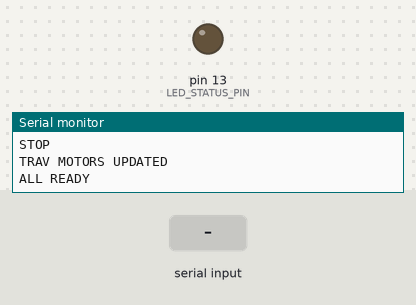
A sketch run on a simulated Arduino Uno, built for the host (arithmetic inside an expression is 32-bit, double 64-bit). Shown: output pins drawn as LEDs (lit = HIGH), the last lines printed to the serial monitor. Dashed ring = blinking. Inputs (shaded band) come from the test bench.

Above: at 3.0 s.
3.1 s: "D90\n" received over Serial
At 3.6 s:
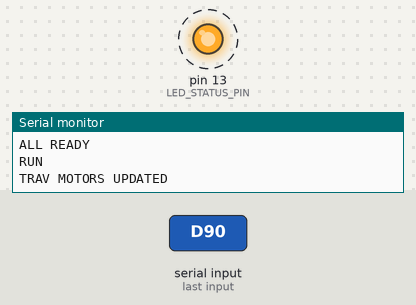
6.1 s: "D,45\n" received over Serial
At 6.6 s:
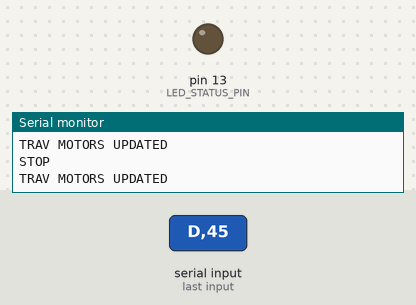
7.6 s: "D\n" received over Serial
At 8.0 s:
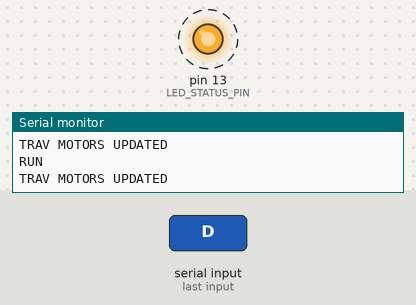
Timing chart, 0 to 16.6 s (numbered marks = the images above; inputs shaded):
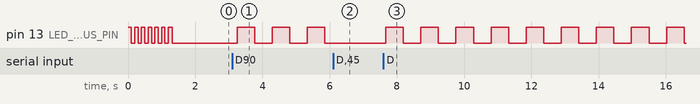

The sketch:

Bot2.ino
```cpp
#include <DynamixelSerial1.h>

#define LED_STATUS_PIN 13                 // set to 1 if serial debug output needed


#define M_FRNT_R_TRAVERSE  4                // Dynamixel ID
#define M_FRNT_L_TRAVERSE  2                // Dynamixel ID
#define M_BACK_R_TRAVERSE  5                // Dynamixel ID
#define M_BACK_L_TRAVERSE  3                // Dynamixel ID

#define M_FRNT_R_ANGLE  6                  // Dynamixel ID
#define M_FRNT_L_ANGLE  8                  // Dynamixel ID
#define M_BACK_R_ANGLE  9                  // Dynamixel ID
#define M_BACK_L_ANGLE  7                  // Dynamixel ID

#define TRAVERSE_DIRECTION FF


#if  TRAVERSE_DIRECTION == FOWARD
  #define DIRECTION_A true        //FALSE
  #define DIRECTION_B false         //TRUE
#else
  #define DIRECTION_A false     //true
  #define DIRECTION_B true        //false
#endif


#define M_EXTRUDER_ALIGN 30                // Dynamixel ID
#define M_EXTRUDER_STEP_SPEED 200                // Dynamixel ID

#define ALIGN_POSITION 512

#define DEFAULT_TRAVERSE_SPEED 200

#define DEFAULT_CORRECTION_SPEED 1000


int traverseSpeed = DEFAULT_TRAVERSE_SPEED;
boolean isRun = false;

void setup(){
  startSetupMode();
  cmdSetup();
  motorSetup();
  setAngleZero();
  endSetupMode();
}

void loop() {
  checkCommands();
  run();
  delay(40);
}
```

cmd.ino
```cpp
String inputString = "";         // a string to hold incoming data
boolean commandComplete = false;  // whether the string is complete

void runCommand(char commands, float value){
  switch (commands) {
  case 'D':
    toggle_run();
    break;
  case 'O':    ///////////////STEERING  SLIDER -5 TO 5//////////////////
    setAngleCorrection(value*102);
    break;
  case 'G':    ///////////////GOING///////0 to 100//////////////////////////////////////////////////
    setTraverseSpeed(value*10);
    break;
  case 'U':   /////////////////////////////
    int extruderCorretion = value*12;
    setExtruderCorrection(extruderCorretion);
    break;


//      case 'Q':    ///////////////STEERING  SLIDER -5 TO 5//////////////////
//    setAngleCorrectionOposite(value*102);
//    break;


  }
}


void checkCommands() {
  if (Serial.available()) {
    char inChar = (char)Serial.read();
    // add it to the inputString:
    inputString += inChar;
    // if the incoming character is a newline, set a flag
    // so the main loop can do something about it:
    if (inChar == '\n') {
      commandComplete = true;
    }
  }

  if (commandComplete) {
    // not really optimize on strings but easier to learn
    // get the first character of the string which is the commands
    char command = inputString.substring(0,1).charAt(0);
    // get the rest of the string which is the integer value
    float value = inputString.substring(1).toInt();


    // clean the string to receive more commands
    inputString = "";
    // set the commands complete to false
    commandComplete = false;
    // execute the received commands with the attached value
    runCommand(command, value);

  }
}
```

motion.ino
```cpp
void traverseMotors(int trvspeed){
  if (isRun || trvspeed == 0) {
    traverseLeft(trvspeed);
    traverseRight(trvspeed);
    Serial.println("TRAV MOTORS UPDATED");
  }
  else {
    Serial.println("TRAV MOTORS NOT UPDATED (STOPED)");
  }
}


void traverseLeft(int leftSpeed){
  Dynamixel.turnSync(M_FRNT_R_TRAVERSE,M_BACK_R_TRAVERSE,DIRECTION_A,leftSpeed);
}


void traverseRight(int rightSpeed){
  Dynamixel.turnSync(M_FRNT_L_TRAVERSE,M_BACK_L_TRAVERSE,DIRECTION_B,rightSpeed);
}

void setAngleZero(){
  angleAll(ALIGN_POSITION);
  Serial.println("MOTORS ALIGNED");
}


void angleAll(int anglePosition){
  angleLeft(anglePosition, DEFAULT_CORRECTION_SPEED);
  angleRght(anglePosition, DEFAULT_CORRECTION_SPEED);
}

void angleLeft(int leftPosition, int leftSpeed){
  Dynamixel.moveSpeedSync(M_FRNT_R_ANGLE, M_BACK_R_ANGLE, leftPosition,leftSpeed);
}

void angleRght(int rightPosition, int rightSpeed){
  Dynamixel.moveSpeedSync(M_FRNT_L_ANGLE, M_BACK_L_ANGLE, rightPosition,rightSpeed);
}
//
void angleBackOposite(int leftPosition, int leftSpeed){
  Dynamixel.moveSpeedSync(M_BACK_R_ANGLE, M_BACK_L_ANGLE, leftPosition,leftSpeed);
}

void angleFrontOposite(int rightPosition, int rightSpeed){
  Dynamixel.moveSpeedSync(M_FRNT_R_ANGLE, M_FRNT_L_ANGLE, rightPosition,rightSpeed);
}


void setAngleCorrection(int correction) {
  angleLeft(ALIGN_POSITION-correction, DEFAULT_CORRECTION_SPEED);
  angleRght(ALIGN_POSITION+correction, DEFAULT_CORRECTION_SPEED);
  Serial.print("ANGLE MOTORS SET\t");
  Serial.println(correction);
}
//////

void setAngleCorrectionOposite(int correction) {
  angleBackOposite(ALIGN_POSITION-correction, DEFAULT_CORRECTION_SPEED);
  angleFrontOposite(ALIGN_POSITION+correction, DEFAULT_CORRECTION_SPEED);
  Serial.print("ANGLE MOTORS SET\t");
  Serial.println(correction);
}

//////


void setTraverseSpeed(int tSpeed){
  traverseSpeed = tSpeed;
  Serial.print("TRAV MOTORS SET\t");
  Serial.println(traverseSpeed);
  traverseMotors(traverseSpeed);
}

void setExtruderCorrection(int correction) {
  correction = 512 + correction;
  Dynamixel.moveSpeed(M_EXTRUDER_ALIGN, correction, M_EXTRUDER_STEP_SPEED);
  Serial.print("EXTRUDER MOTOR SET\t");
  Serial.println(correction);
}
```

run.ino
```cpp
int ledState = LOW;             // ledState used to set the LED
unsigned long previousMillis = 0;        // will store last time LED was updated

void toggle_run() {
  if (isRun) {
    stop();
  }
  else {
    start();
  }
}

void start() {
  isRun = true;
  Serial.println("RUN");
  traverseMotors(traverseSpeed);
  display_run();
}

void stop() {
  isRun = false;
  Serial.println("STOP");
  traverseMotors(0);
  display_not_run();
}

void display_run()
{
  unsigned long currentMillis = millis();

  if(currentMillis - previousMillis > 500) {
    previousMillis = currentMillis;

    if (ledState == LOW)
      ledState = HIGH;
    else
      ledState = LOW;

    digitalWrite(LED_STATUS_PIN, ledState);
  }
}

void display_not_run()
{
  digitalWrite(LED_STATUS_PIN, LOW);
}

void run() {
  if (isRun) {
    display_run();
  }
  else {
    display_not_run();
  }
}
```

setup.ino
```cpp
void motorSetup(){
  Dynamixel.begin(1000000);  // Inicialize the servo at 1Mbps and Pin Control 2
  Dynamixel.setEndless(M_FRNT_R_TRAVERSE,ON);
  Dynamixel.setEndless(M_FRNT_L_TRAVERSE,ON);
  Dynamixel.setEndless(M_BACK_R_TRAVERSE,ON);
  Dynamixel.setEndless(M_BACK_L_TRAVERSE,ON);
  traverseMotors(0);
  Serial.println("MOTORS READY");
}

void cmdSetup(){
  inputString.reserve(200);
  Serial.begin(9600);
  Serial.println("SETUP");
}

void endSetupMode() {
  stop();
  digitalWrite(LED_STATUS_PIN, LOW);
  delay(500);
  Serial.println("ALL READY");
}
void startSetupMode() {
  pinMode(LED_STATUS_PIN, OUTPUT);
  for (int i=0; i <= 5; i++){
    digitalWrite(LED_STATUS_PIN, HIGH);
    delay(100);
    digitalWrite(LED_STATUS_PIN, LOW);
    delay(100);


  }
  digitalWrite(LED_STATUS_PIN, HIGH);
}
```

Measured:
- after the input at 3.1 s, pin 13 (LED_STATUS_PIN): alternates HIGH for 0.52 s and LOW for 0.52 s, starting after 0.15 s
- after the input at 6.1 s, pin 13 (LED_STATUS_PIN): stays LOW (without the input it goes to HIGH after 0.28 s)
- after the input at 7.6 s, pin 13 (LED_STATUS_PIN): alternates HIGH for 0.52 s and LOW for 0.52 s, starting after 0.07 s
